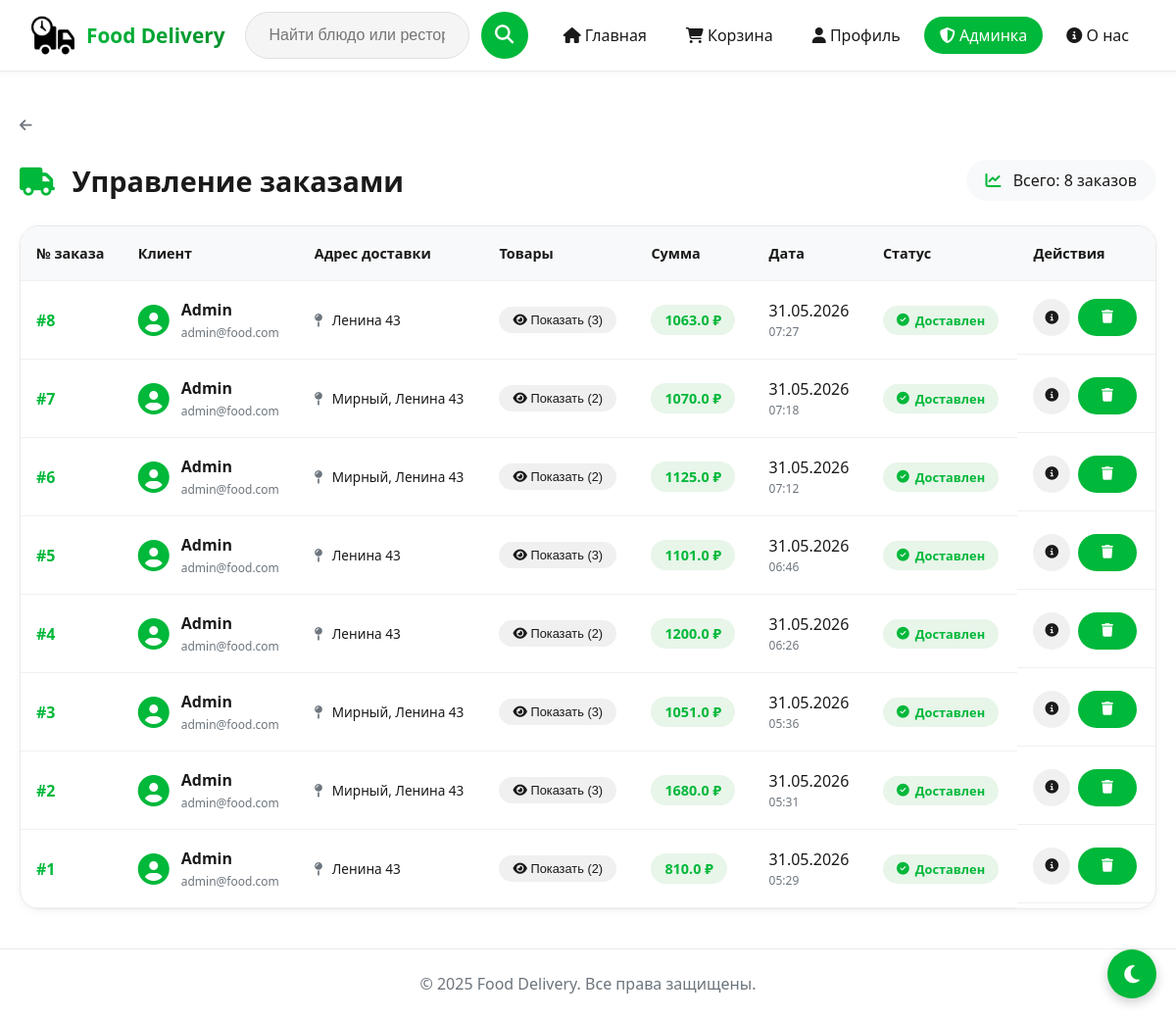
Page /admin/orders (signed in) on the earlier database version.
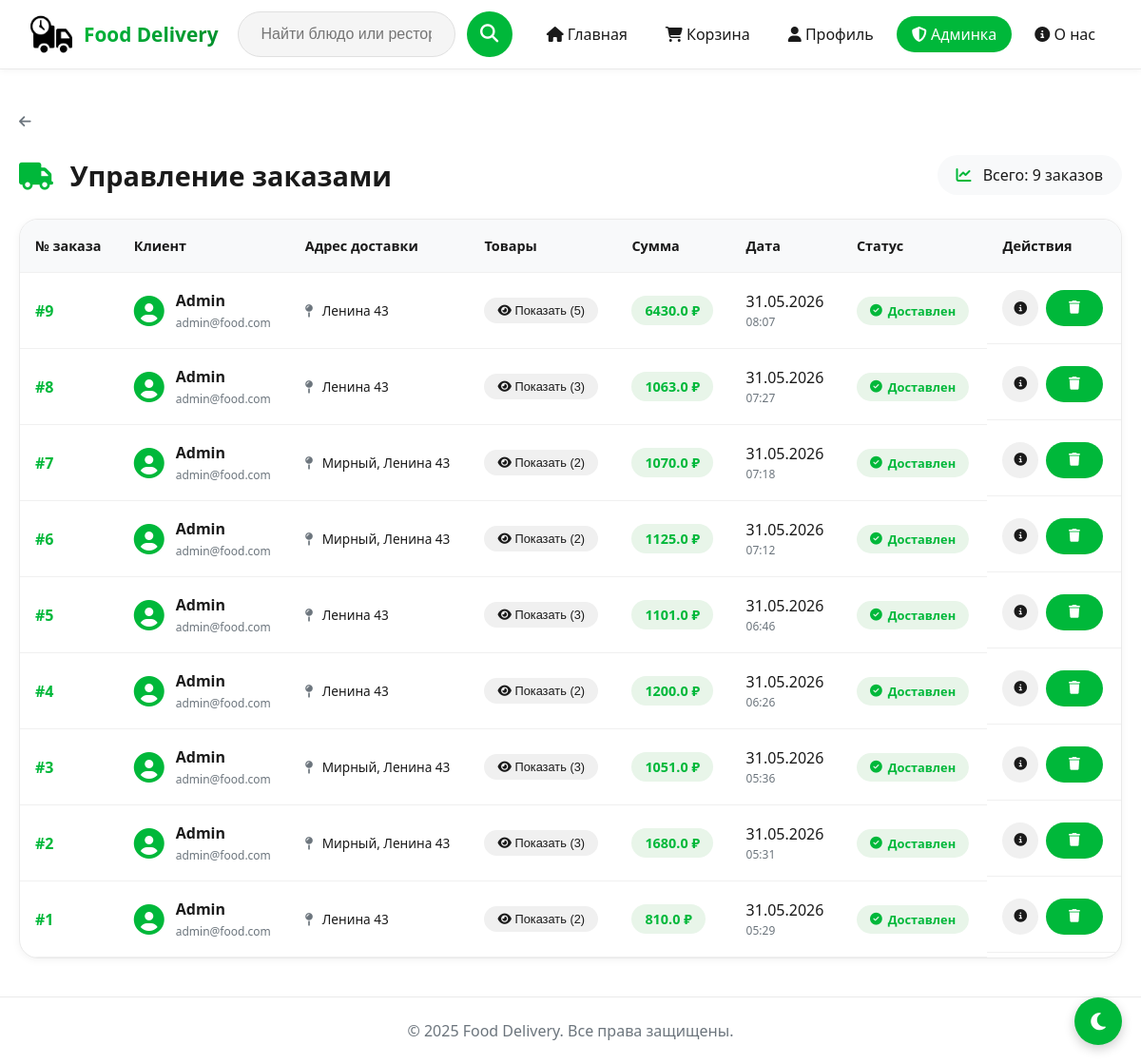
Same page on the later database version.
### models.py (models this page shows, shortened)
class Order(db.Model):
    __tablename__ = 'order'
    id = db.Column(db.Integer, primary_key=True)
    user_id = db.Column(db.Integer, db.ForeignKey('user.id', ondelete='CASCADE'), nullable=False, index=True)
    address = db.Column(db.String(255))
    total_price = db.Column(db.Float, default=0.0)
    created_at = db.Column(db.DateTime, default=datetime.utcnow, index=True)
    use_cashback = db.Column(db.Boolean, default=False)
    cashback_used = db.Column(db.Float, default=0.0)
    is_paid = db.Column(db.Boolean, default=False)
    payment_id = db.Column(db.String(50), default=None)
    paid_at = db.Column(db.DateTime, default=None)
    user = db.relationship('User', back_populates='orders')
    items = db.relationship('OrderItem', backref='order', lazy=True, cascade='all, delete-orphan')

class User(UserMixin, db.Model):
    __tablename__ = 'user'
    __table_args__ = {'extend_existing': True}
    id = db.Column(db.Integer, primary_key=True)
    username = db.Column(db.String(64), unique=True, nullable=False, index=True)
    email = db.Column(db.String(120), unique=True, nullable=False, index=True)
    password_hash = db.Column(db.String(128), nullable=False)
    phone = db.Column(db.String(30))
    address = db.Column(db.String(255))
    cashback_balance = db.Column(db.Float, default=0.0)
    is_admin = db.Column(db.Boolean, default=False)
    orders = db.relationship('Order', back_populates='user', cascade='all, delete-orphan')

### routes.py (the view)
@main_bp.route('/admin/orders')
@login_required
@admin_required
def admin_orders():
    orders = Order.query.order_by(Order.id.desc()).all()
    return render_template('admin/admin_orders.html', orders=orders)

### app.py (called while the page is built)
@login_manager.user_loader
def load_user(user_id):
    return User.query.get(int(user_id))

### routes.py (called while the page is built)
def admin_required(f):
    @wraps(f)
    def decorated_function(*args, **kwargs):
        if not current_user.is_authenticated or not current_user.is_admin:
            flash('Доступ запрещен. Требуются права администратора.', 'error')
            return redirect(url_for('main.index'))
        return f(*args, **kwargs)
    return decorated_function

### templates/admin/admin_orders.html (shortened to what this page needs)
{% extends "base.html" %}
{% block content %}
<div class="admin-section">
    <div class="back-link-wrapper">
        <a href="{{ url_for('main.admin_panel') }}" class="back-link">
            <i class="fas fa-arrow-left"></i>
        </a>
    </div>
    <div class="admin-header">
        <h1><i class="fas fa-truck"></i> Управление заказами</h1>
        <div class="stats-badge">
            <i class="fas fa-chart-line"></i> Всего: {{ orders|length }} заказов
        </div>
    </div>
    <div class="admin-table-wrapper">
        <table class="admin-table">
            <thead>
                <tr>
                    <th>№ заказа</th>
                    <th>Клиент</th>
                    <th>Адрес доставки</th>
                    <th>Товары</th>
                    <th>Сумма</th>
                    <th>Дата</th>
                    <th>Статус</th>
                    <th>Действия</th>
                </tr>
            </thead>
            <tbody>
                {% for order in orders %}
                <tr>
                    <td>
                        <div class="order-id">#{{ order.id }}</div>
                    </td>
                    <td>
                        <div class="customer-info">
                            <i class="fas fa-user-circle"></i>
                            <div class="customer-details">
                                <div class="customer-name">{{ order.user.username }}</div>
                                <div class="customer-email">{{ order.user.email }}</div>
                            </div>
                        </div>
                    </td>
                    <td class="address-cell">
                        <i class="fas fa-map-pin"></i> {{ order.address }}
                    </td>
                    <td>
                        <div class="order-items">
                            <button class="view-items-btn" onclick="showOrderItems({{ order.id }})">
                                <i class="fas fa-eye"></i> Показать ({{ order.items|length }})
                            </button>
                        </div>
                    </td>
                    <td>
                        <div class="price-badge">{{ order.total_price }} ₽</div>
                    </td>
                    <td>
                        <div class="date-info">
                            <div class="date-day">{{ order.created_at.strftime('%d.%m.%Y') }}</div>
                            <div class="date-time">{{ order.created_at.strftime('%H:%M') }}</div>
                        </div>
                    </td>
                    <td>
                        {% if order.is_active %}
                            <span class="badge-active"><i class="fas fa-truck"></i> В пути</span>
                        {% else %}
                            <span class="badge-completed"><i class="fas fa-check-circle"></i> Доставлен</span>
                        {% endif %}
                    </td>
                    <td class="table-actions">
                        <button class="btn-view" onclick="showOrderDetails({{ order.id }})" title="Детали заказа">
                            <i class="fas fa-info-circle"></i>
                        </button>
                        <form method="POST" action="{{ url_for('main.admin_delete_order', order_id=order.id) }}" style="display:inline;" onsubmit="return confirm('Удалить заказ #{{ order.id }}?')">
                            <button type="submit" class="btn-delete" title="Удалить">
                                <i class="fas fa-trash"></i>
                            </button>
                        </form>
                    </td>
                </tr>
                {% endfor %}
            </tbody>
        </table>
    </div>
</div>
{% endblock %}

Differences in the rows shown:
added Order: id "9", user.username "Admin", user.email "admin@food.com", address "Ленина 43", items|length "5", total_price "6430.0", created_at "31.05.2026", created_at "08:07"
Other differences:
{{ orders|length }}: "8" → "9"
